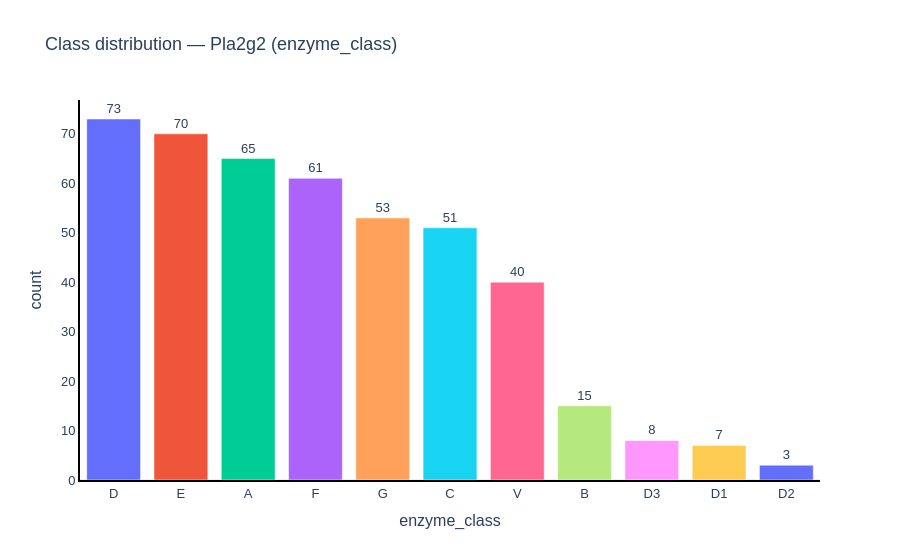

Source (notebook cell):
### Markdown cell above
---
## Step 2 — Characterise the label distribution

Count samples per class, identify **n_min** (hard upper bound on k), compute the imbalance ratio,
and derive per-class random baselines. All alignment scores must be interpreted relative to these
baselines.

### Code cell
class_counts = metadata[feature].value_counts().reset_index()
class_counts.columns = [feature, "count"]

fig = px.bar(
    class_counts, x=feature, y="count",
    text="count",
    title=f"Class distribution — Pla2g2 ({feature})",
    template="plotly_white",
    color=feature,
)
fig.update_traces(textposition="outside")
fig.update_layout(font=dict(family="Arial", size=13), showlegend=False)
fig.update_xaxes(showline=True, linecolor="black", linewidth=2, showgrid=False)
fig.update_yaxes(showline=True, linecolor="black", linewidth=2, showgrid=False)
fig.show()

# ── Step 2 output ──────────────────────────────────────────────────────────────
N_total   = int(class_counts["count"].sum())
n_min     = int(class_counts["count"].min())
n_max     = int(class_counts["count"].max())
imbalance = n_max / n_min
n_classes = int(class_counts[feature].nunique())

print(f"N = {N_total}, classes = {n_classes}, n_min = {n_min}, n_max = {n_max}")
print(f"Imbalance ratio: {imbalance:.1f}x  ({'⚠ flag — run robustness sweep in Step 5' if imbalance > 3 else '✓ moderate'})")
print(f"Uniform random baseline: 1/{n_classes} = {1/n_classes:.3f}")
print()
print("Per-class random baseline  (n_class / (N−1)):")
for _, row in class_counts.iterrows():
    b = row["count"] / (N_total - 1)
    print(f"  {str(row[feature]):10s}  n = {row['count']:5d}   baseline = {b:.4f}")

### Figure 1 — Plotly figure (JSON) as saved in the notebook; plotly's stock layout.template omitted (floating-point values rounded to 4 significant figures)
{"data": [{"alignmentgroup": "True", "hovertemplate": "enzyme_class=%{x}<br>count=%{text}<extra></extra>", "legendgroup": "D", "marker": {"color": "#636efa", "pattern": {"shape": ""}}, "name": "D", "offsetgroup": "D", "orientation": "v", "showlegend": true, "text": [73], "textposition": "outside", "type": "bar", "x": ["D"], "xaxis": "x", "y": [73], "yaxis": "y"}, {"alignmentgroup": "True", "hovertemplate": "enzyme_class=%{x}<br>count=%{text}<extra></extra>", "legendgroup": "E", "marker": {"color": "#EF553B", "pattern": {"shape": ""}}, "name": "E", "offsetgroup": "E", "orientation": "v", "showlegend": true, "text": [70], "textposition": "outside", "type": "bar", "x": ["E"], "xaxis": "x", "y": [70], "yaxis": "y"}, {"alignmentgroup": "True", "hovertemplate": "enzyme_class=%{x}<br>count=%{text}<extra></extra>", "legendgroup": "A", "marker": {"color": "#00cc96", "pattern": {"shape": ""}}, "name": "A", "offsetgroup": "A", "orientation": "v", "showlegend": true, "text": [65], "textposition": "outside", "type": "bar", "x": ["A"], "xaxis": "x", "y": [65], "yaxis": "y"}, {"alignmentgroup": "True", "hovertemplate": "enzyme_class=%{x}<br>count=%{text}<extra></extra>", "legendgroup": "F", "marker": {"color": "#ab63fa", "pattern": {"shape": ""}}, "name": "F", "offsetgroup": "F", "orientation": "v", "showlegend": true, "text": [61], "textposition": "outside", "type": "bar", "x": ["F"], "xaxis": "x", "y": [61], "yaxis": "y"}, {"alignmentgroup": "True", "hovertemplate": "enzyme_class=%{x}<br>count=%{text}<extra></extra>", "legendgroup": "G", "marker": {"color": "#FFA15A", "pattern": {"shape": ""}}, "name": "G", "offsetgroup": "G", "orientation": "v", "showlegend": true, "text": [53], "textposition": "outside", "type": "bar", "x": ["G"], "xaxis": "x", "y": [53], "yaxis": "y"}, {"alignmentgroup": "True", "hovertemplate": "enzyme_class=%{x}<br>count=%{text}<extra></extra>", "legendgroup": "C", "marker": {"color": "#19d3f3", "pattern": {"shape": ""}}, "name": "C", "offsetgroup": "C", "orientation": "v", "showlegend": true, "text": [51], "textposition": "outside", "type": "bar", "x": ["C"], "xaxis": "x", "y": [51], "yaxis": "y"}, {"alignmentgroup": "True", "hovertemplate": "enzyme_class=%{x}<br>count=%{text}<extra></extra>", "legendgroup": "V", "marker": {"color": "#FF6692", "pattern": {"shape": ""}}, "name": "V", "offsetgroup": "V", "orientation": "v", "showlegend": true, "text": [40], "textposition": "outside", "type": "bar", "x": ["V"], "xaxis": "x", "y": [40], "yaxis": "y"}, {"alignmentgroup": "True", "hovertemplate": "enzyme_class=%{x}<br>count=%{text}<extra></extra>", "legendgroup": "B", "marker": {"color": "#B6E880", "pattern": {"shape": ""}}, "name": "B", "offsetgroup": "B", "orientation": "v", "showlegend": true, "text": [15], "textposition": "outside", "type": "bar", "x": ["B"], "xaxis": "x", "y": [15], "yaxis": "y"}, {"alignmentgroup": "True", "hovertemplate": "enzyme_class=%{x}<br>count=%{text}<extra></extra>", "legendgroup": "D3", "marker": {"color": "#FF97FF", "pattern": {"shape": ""}}, "name": "D3", "offsetgroup": "D3", "orientation": "v", "showlegend": true, "text": [8], "textposition": "outside", "type": "bar", "x": ["D3"], "xaxis": "x", "y": [8], "yaxis": "y"}, {"alignmentgroup": "True", "hovertemplate": "enzyme_class=%{x}<br>count=%{text}<extra></extra>", "legendgroup": "D1", "marker": {"color": "#FECB52", "pattern": {"shape": ""}}, "name": "D1", "offsetgroup": "D1", "orientation": "v", "showlegend": true, "text": [7], "textposition": "outside", "type": "bar", "x": ["D1"], "xaxis": "x", "y": [7], "yaxis": "y"}, {"alignmentgroup": "True", "hovertemplate": "enzyme_class=%{x}<br>count=%{text}<extra></extra>", "legendgroup": "D2", "marker": {"color": "#636efa", "pattern": {"shape": ""}}, "name": "D2", "offsetgroup": "D2", "orientation": "v", "showlegend": true, "text": [3], "textposition": "outside", "type": "bar", "x": ["D2"], "xaxis": "x", "y": [3], "yaxis": "y"}], "layout": {"barmode": "relative", "font": {"family": "Arial", "size": 13}, "legend": {"title": {"text": "enzyme_class"}, "tracegroupgap": 0}, "showlegend": false, "title": {"text": "Class distribution — Pla2g2 (enzyme_class)"}, "xaxis": {"anchor": "y", "categoryarray": ["D", "E", "A", "F", "G", "C", "V", "B", "D3", "D1", "D2"], "categoryorder": "array", "domain": [0, 1], "linecolor": "black", "linewidth": 2, "showgrid": false, "showline": true, "title": {"text": "enzyme_class"}}, "yaxis": {"anchor": "x", "domain": [0, 1], "linecolor": "black", "linewidth": 2, "showgrid": false, "showline": true, "title": {"text": "count"}}}}
